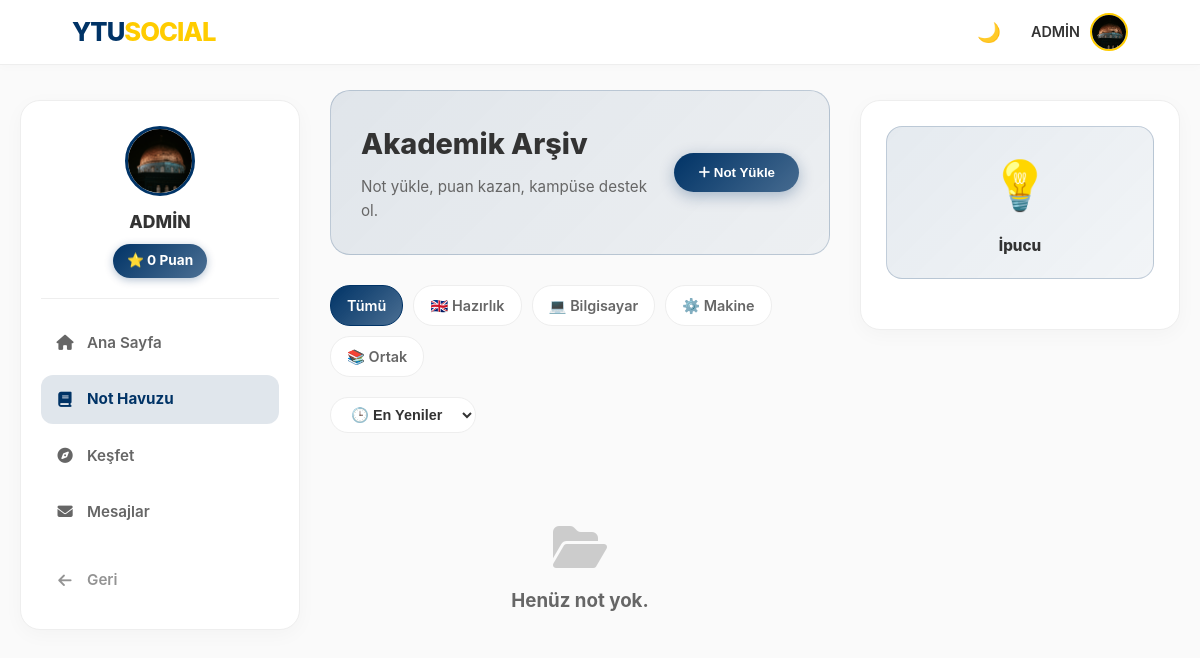
The app's page /notes (signed in) with its own data.
### models.py (models this page shows, shortened)
class User(UserMixin, db.Model):
    id = db.Column(db.Integer, primary_key=True)
    email = db.Column(db.String(120), unique=True, nullable=False)
    password = db.Column(db.String(200), nullable=False)
    username = db.Column(db.String(50), nullable=True)
    handle = db.Column(db.String(30), unique=True, nullable=True)
    stories = db.relationship('Story', backref='author', lazy=True)
    is_admin = db.Column(db.Boolean, default=False)
    department = db.Column(db.String(100), nullable=True)
    score = db.Column(db.Integer, default=0)
    bio = db.Column(db.String(200), nullable=True)
    profile_pic = db.Column(db.String(200), default='img/default_avatar.png')
    is_verified = db.Column(db.Boolean, default=False)
    otp_code = db.Column(db.String(6))
    ban_expiration = db.Column(db.DateTime, nullable=True)
    is_banned = db.Column(db.Boolean, default=False)
    posts = db.relationship('Post', backref='author', lazy=True)
    image_file = db.Column(db.String(255), nullable=True)
    comments = db.relationship('Comment', backref='author', lazy=True)
    messages_sent = db.relationship('Message', foreign_keys='Message.sender_id', backref='sender', lazy='dynamic')
    messages_received = db.relationship('Message', foreign_keys='Message.recipient_id', backref='recipient', lazy='dynamic')
    saved_posts = db.relationship('SavedPost', back_populates='user', lazy=True, cascade="all, delete-orphan")
    followed = db.relationship(
        'User', secondary=followers,
        primaryjoin=(followers.c.follower_id == id),
        secondaryjoin=(followers.c.followed_id == id),
        backref=db.backref('followers', lazy='dynamic'), lazy='dynamic'
    )

### routes/main.py (the view)
@main.route('/notes')
@login_required
def notes_pool():
    dept_filter = request.args.get('dept')
    sort_by = request.args.get('sort', 'newest')
    query = Note.query
    if dept_filter:
        query = query.filter_by(department=dept_filter)
    if sort_by == 'popular':
        query = query.order_by(Note.downloads.desc())
    elif sort_by == 'rated':
        query = query.order_by(Note.rating_sum.desc())
    else:
        query = query.order_by(Note.date_posted.desc())
    notes = query.all()
    return render_template('notes.html', notes=notes, selected_dept=dept_filter, current_sort=sort_by)

### models.py (called while the page is built)
@login_manager.user_loader
def load_user(user_id):
    return User.query.get(int(user_id))

### utils.py (called while the page is built)
def get_trending_hashtags():
    from models import Post
    posts = Post.query.with_entities(Post.content).all()
    hashtags = {}
    for post in posts:
        if post.content:
            found_tags = re.findall(r"#(\w+)", post.content.lower())
            for tag in found_tags:
                hashtags[tag] = hashtags.get(tag, 0) + 1
    sorted_tags = sorted(hashtags.items(), key=lambda x: x[1], reverse=True)
    return sorted_tags[:5]

### templates/notes.html (shortened to what this page needs)
<!DOCTYPE html>
<html lang="tr">
<head>
    <link rel="stylesheet" href="/static/style.css">
    <link href="https://cdnjs.cloudflare.com/ajax/libs/font-awesome/6.4.0/css/all.min.css" rel="stylesheet">
</head>
<body>
    {% include 'navbar_partial.html' ignore missing %}
    <div class="main-layout">
        <aside class="notes-sidebar">
            <div class="sidebar-profile-section">
                <img src="/static/{{ current_user.profile_pic }}" class="sidebar-profile-pic">
                <h3 class="sidebar-profile-name">{{ current_user.username }}</h3>
                <span class="sidebar-profile-score">⭐ {{ current_user.score }} Puan</span>
            </div>
            <nav class="sidebar-nav">
                <a href="/" class="sidebar-nav-item">
                    <i class="fas fa-home"></i> Ana Sayfa
                </a>
                <a href="{{ url_for('main.notes_pool') }}" class="sidebar-nav-item active">
                    <i class="fas fa-book"></i> Not Havuzu
                </a>
                <a href="{{ url_for('main.explore') }}" class="sidebar-nav-item">
                    <i class="fas fa-compass"></i> Keşfet
                </a>
                <a href="{{ url_for('main.messages_inbox') }}" class="sidebar-nav-item">
                    <i class="fas fa-envelope"></i> Mesajlar
                </a>
                <a href="javascript:history.back()" class="sidebar-nav-item" style="margin-top: 12px; opacity: 0.7;">
                    <i class="fas fa-arrow-left"></i> Geri
                </a>
            </nav>
        </aside>
        <main>
            <div class="notes-header">
                <div class="header-content">
                    <h2>Akademik Arşiv</h2>
                    <p>Not yükle, puan kazan, kampüse destek ol.</p>
                </div>
                <button onclick="openModal()" class="btn-upload-hero">
                    <i class="fas fa-plus"></i> Not Yükle
                </button>
            </div>
            <div class="toolbar">
                <div class="filter-group">
                    <a href="/notes" class="filter-btn {% if not selected_dept %}active{% endif %}">Tümü</a>
                    <a href="/notes?dept=Hazırlık"
                        class="filter-btn {% if selected_dept=='Hazırlık' %}active{% endif %}">🇬🇧 Hazırlık</a>
                    <a href="/notes?dept=Bilgisayar"
                        class="filter-btn {% if selected_dept=='Bilgisayar' %}active{% endif %}">💻 Bilgisayar</a>
                    <a href="/notes?dept=Makine" class="filter-btn {% if selected_dept=='Makine' %}active{% endif %}">⚙️
                        Makine</a>
                    <a href="/notes?dept=Ortak Dersler"
                        class="filter-btn {% if selected_dept=='Ortak Dersler' %}active{% endif %}">📚 Ortak</a>
                </div>
                <select class="sort-select" onchange="location = this.value;">
                    <option value="{{ url_for('main.notes_pool', dept=selected_dept, sort='newest') }}" {% if
                        current_sort=='newest' %}selected{% endif %}>🕒 En Yeniler</option>
                </select>
            </div>
            <div class="notes-grid">
                {% for note in notes %}
                <div class="pro-card">
                    <div class="card-header">
                        {% if note.file_type in ['jpg', 'jpeg', 'png'] %}
                        <img src="/static/note_files/{{ note.file_path }}" class="card-img"
                            onclick="openPreview('/static/note_files/{{ note.file_path }}', 'image')">
                        {% else %}
                        <div class="card-icon-placeholder">
                            {% if note.file_type == 'pdf' %}<i class="fas fa-file-pdf" style="color: #e74c3c;"></i>
                            {% elif note.file_type == 'zip' %}<i class="fas fa-file-archive"
                                style="color: #f1c40f;"></i>
                            {% else %}<i class="fas fa-file-alt"></i>{% endif %}
                        </div>
                        {% endif %}
                        <div class="badge-type">{% if note.file_type == 'pdf' %}P{% elif note.file_type == 'zip' %}Z{%
                            else %}I{% endif %}</div>
                        <div class="badge-file-size">{{ note.file_size }}</div>
                    </div>
                    <div class="card-body">
                        <div class="card-badges">
                            <span class="dept-tag">{{ note.course_code }}</span>
                            <span class="dept-tag"
                                style="background: rgba(128,128,128,0.1); color: var(--text-muted);">{{ note.department
                                }}</span>
                        </div>
                        <h4 class="card-title" title="{{ note.title }}">{{ note.title }}</h4>
                        <p class="card-desc">{{ note.description or "Açıklama yok." }}</p>
                        <div style="display: flex; justify-content: space-between; align-items: center;">
                            <div class="rating-stars" onclick="rateNote('{{ note.id }}', 5)">
                                {% for i in range(1, 6) %}<i
                                    class="fas fa-star {% if i <= note.average_rating %}star-filled{% else %}star-empty{% endif %}"></i>{%
                                endfor %}
                                <span style="color: var(--text-muted); margin-left: 3px;">({{ note.rating_count
                                    }})</span>
                            </div>
                            <i class="fas fa-flag"
                                style="color: var(--text-muted); cursor: pointer; opacity: 0.5; font-size: 0.8rem;"
                                onclick="reportNote('{{ note.id }}')"></i>
                        </div>
                        <div class="card-footer">
                            <div class="uploader-info">
                                <img src="/static/{{ note.author.profile_pic }}">
                                <span>{{ note.author.username }}</span>
                            </div>
                            <div class="action-buttons">
                                {% if note.file_type in ['jpg', 'jpeg', 'png'] %}
                                <button class="btn-icon btn-preview"
                                    onclick="openPreview('/static/note_files/{{ note.file_path }}', 'image')"><i
                                        class="fas fa-eye"></i></button>
                                {% endif %}
                                <a href="{{ url_for('main.download_note', note_id=note.id) }}" class="btn-icon btn-dl"
                                    target="_blank"><i class="fas fa-download"></i> {{ note.downloads }}</a>
                            </div>
                        </div>
                    </div>
                </div>
                {% else %}
                <div style="grid-column: 1 / -1; text-align: center; padding: 60px; color: var(--text-muted);">
                    <i class="fas fa-folder-open" style="font-size: 3rem; margin-bottom: 15px; opacity: 0.3;"></i>
                    <h3>Henüz not yok.</h3>
                </div>
                {% endfor %}
            </div>
        </main>
        <aside class="right-sidebar">
            <div id="tipBoxContainer" style="background: linear-gradient(135deg, rgba(var(--ytu-lacivert-rgb), 0.1), rgba(var(--ytu-lacivert-rgb), 0.05)); border: 1px solid rgba(var(--ytu-lacivert-rgb), 0.2); border-radius: 16px; padding: 20px; text-align: center; cursor: pointer; transition: all 0.3s cubic-bezier(0.4, 0, 0.2, 1); margin-bottom: 25px;">
                <div id="tipBoxToggle" style="display: flex; flex-direction: column; align-items: center;" onclick="toggleTipDetails()">
                    <div style="font-size: 3rem; margin-bottom: 10px; display: inline-block; animation: bounce-tip 2s infinite;">💡</div>
                    <div style="font-weight: 800; font-size: 0.95rem; color: var(--text-color);">İpucu</div>
                </div>
            </div>
        </aside>
    </div>
</body>
</html>

### templates/navbar_partial.html (shortened to what this page needs)
<nav class="navbar">
    <a href="/" class="nav-logo">YTU<span>SOCIAL</span></a>
    <div class="nav-items" id="mobile-menu">
        <button type="button" onclick="toggleDarkMode()" id="theme-btn" title="Temayı Değiştir" style="background:none; border:none; cursor:pointer; font-size:1.2rem;">
            🌙
        </button>
        <div class="profile-menu" onclick="toggleProfileDropdown()">
            {% if current_user.is_authenticated %}
                <span style="font-weight: 600; font-size: 0.9rem;">{{ current_user.username }}</span>
                <img src="/static/{{ current_user.profile_pic }}" class="nav-avatar" alt="Profil">
            {% else %}
                <span style="font-weight: 600;">Misafir</span>
                <img src="/static/img/default_avatar.png" class="nav-avatar" alt="Misafir">
            {% endif %}
        </div>
    </div>
</nav>

### templates/notes.html (style rules this page uses)
.notes-header { background: linear-gradient(135deg, rgba(var(--ytu-lacivert-rgb), 0.1), rgba(var(--ytu-lacivert-rgb), 0.05)); border: 1px solid rgba(var(--ytu-lacivert-rgb), 0.2); border-radius: 20px; padding: 30px; margin-bottom: 30px; display: flex; justify-content: space-between; align-items: center; gap: 20px; }
.notes-header h2 { font-size: 1.8rem; font-weight: 800; color: var(--text-color); margin: 0 0 8px 0; }
.notes-header p { color: var(--text-muted); margin: 0; font-size: 0.95rem; }
.btn-upload-hero { background: linear-gradient(135deg, var(--ytu-lacivert), rgba(var(--ytu-lacivert-rgb), 0.7)); color: white; border: none; padding: 12px 24px; border-radius: 20px; font-weight: 600; cursor: pointer; transition: all 0.3s; white-space: nowrap; box-shadow: 0 4px 15px rgba(var(--ytu-lacivert-rgb), 0.3); }
.toolbar { display: flex; justify-content: space-between; align-items: center; margin-bottom: 30px; gap: 20px; flex-wrap: wrap; }
.filter-group { display: flex; gap: 10px; flex-wrap: wrap; }
.filter-btn { padding: 8px 16px; border-radius: 20px; background: var(--card-bg); border: 1px solid var(--border-color); color: var(--text-muted); text-decoration: none; font-weight: 600; font-size: 0.9rem; transition: all 0.2s; cursor: pointer; }
.filter-btn.active { background: linear-gradient(135deg, var(--ytu-lacivert), rgba(var(--ytu-lacivert-rgb), 0.7)); color: white; border-color: var(--ytu-lacivert); }
.sort-select { padding: 8px 16px; border-radius: 20px; background: var(--card-bg); border: 1px solid var(--border-color); color: var(--text-color); font-weight: 600; font-size: 0.9rem; cursor: pointer; transition: all 0.2s; }
.notes-grid { display: grid; grid-template-columns: repeat(auto-fill, minmax(280px, 1fr)); gap: 20px; margin-bottom: 40px; }
.notes-sidebar { background: var(--card-bg); border: 1px solid var(--border-color); border-radius: 20px; padding: 25px 20px; position: sticky; top: 100px; height: fit-content; max-height: calc(100vh - 130px); overflow-y: auto; box-shadow: 0 5px 20px rgba(0,0,0,0.03); }
.sidebar-profile-section { text-align: center; margin-bottom: 20px; padding-bottom: 20px; border-bottom: 1px solid var(--border-color); }
.sidebar-profile-pic { width: 70px; height: 70px; border-radius: 50%; border: 3px solid var(--ytu-lacivert); object-fit: cover; margin: 0 auto 12px; display: block; }
.sidebar-profile-name { font-size: 1.1rem; font-weight: 800; color: var(--text-color); margin: 0 0 8px 0; }
.sidebar-profile-score { background: linear-gradient(135deg, var(--ytu-lacivert), rgba(var(--ytu-lacivert-rgb), 0.7)); color: white; display: inline-block; padding: 6px 14px; border-radius: 20px; font-weight: 700; font-size: 0.85rem; box-shadow: 0 2px 8px rgba(var(--ytu-lacivert-rgb), 0.3); }
.sidebar-nav { display: flex; flex-direction: column; gap: 8px; }
.sidebar-nav-item { display: flex; align-items: center; gap: 12px; padding: 12px 14px; border-radius: 12px; color: var(--text-muted); text-decoration: none; font-weight: 600; font-size: 0.95rem; transition: all 0.2s; }
.sidebar-nav-item.active { background-color: rgba(var(--ytu-lacivert-rgb), 0.12); color: var(--ytu-lacivert); font-weight: 700; }
.sidebar-nav-item i { width: 20px; text-align: center; }
.right-sidebar { background: var(--card-bg); border: 1px solid var(--border-color); border-radius: 20px; padding: 25px; position: sticky; top: 100px; height: fit-content; max-height: calc(100vh - 130px); overflow-y: auto; box-shadow: 0 5px 20px rgba(0,0,0,0.03); }

### records on screen
User: username "ADMİN", profile_pic (picture), score "0"
